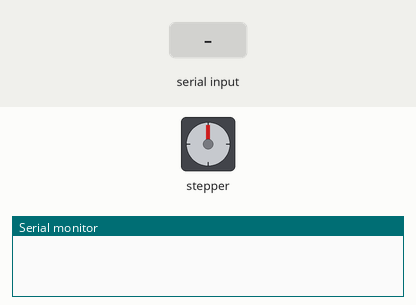
The sketch below on a simulated Arduino Uno, built with avr-gcc and run on an emulated ATmega328P. Shown: stepper motor, the last lines printed to the serial monitor. Wiring (inferred from the names in the program): stepper motor driver (98 steps per turn assumed): step pin 3; direction pin 2. The test bench sets the inputs (shaded band).

Above: at 1.2 s.
1.3 s: "1" received over Serial
At 4.0 s:
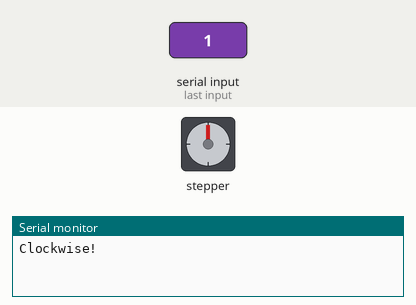
4.3 s: "2" received over Serial
At 7.6 s:
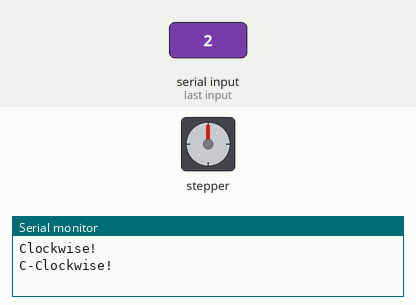
Timing chart, 0 to 9.1 s (numbered marks = the images above; inputs shaded):
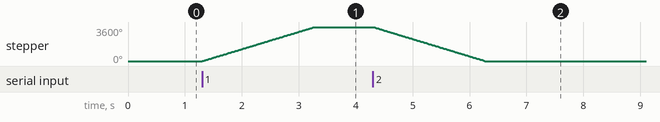

The sketch:

stp_serial.ino
```cpp
#define dirPin 2
#define stepPin 3
#define stepsPerRevolution 98
#define turn 10

char prev_a = "0";
int whole_rev    = turn;
int rest_rev     = 0;
int possible_rev = turn;

void setup() {
  Serial.begin(9600);
  pinMode(stepPin, OUTPUT);
  pinMode(dirPin, OUTPUT);
}

void loop() {
  // put your main code here, to run repeatedly:
  if(Serial.available() > 0){
  char a = Serial.read();
//  if(a != '1' or a != '2')
//  a = prev_a;
  //On-Off 형식으로 해서 신호 받으면 잡고, 풀고만 나눠서 한다면
  //stepsPerRevolution 값 조절해서 하면 되기는 함
  //최대 감길 수 있는 Step수 계산해서(그리퍼 탭 길이 고려)
  // 그거 남은 만큼만 감길 수 있도록 변 하나 설정해야 함
  // 전체 = 남은거 + 감을 수 있는 수

  //1 오므림
  if(a == '1'){
  Serial.println("Clockwise!");
  digitalWrite(dirPin, HIGH);

  for (int j = 1; j < possible_rev + 1; j++){
  for (int i = 0; i < stepsPerRevolution; i++) {
    // These four lines result in 1 step:
    digitalWrite(stepPin, HIGH);
    delayMicroseconds(1000);
    digitalWrite(stepPin, LOW);
    delayMicroseconds(1000);}
    rest_rev = whole_rev - j;}
  }
  //2 벌림
  else if(a == '2'){
  Serial.println("C-Clockwise!");
  digitalWrite(dirPin, LOW);

  for (int j = 1; j < possible_rev + 1; j++){
  for (int i = 0; i < stepsPerRevolution; i++) {
    // These four lines result in 1 step:
    digitalWrite(stepPin, HIGH);
    delayMicroseconds(1000);
    digitalWrite(stepPin, LOW);
    delayMicroseconds(1000);}
    rest_rev = whole_rev - j;}
  }

  else{
   Serial.println("Stop!");
   digitalWrite(stepPin, LOW);
   delayMicroseconds(1000);
  }
  possible_rev = turn;
//  prev_a = a;
}
}
```

Measured:
- after the input at 1.3 s, stepper: turns 3600° clockwise in 2.0 s, starting at once
- after the input at 4.3 s, stepper: turns 3600° counter-clockwise in 2.0 s, starting at once
